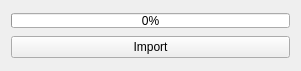
<?xml version="1.0" encoding="UTF-8"?>
<ui version="4.0">
 <class>QtDcmImportWidget</class>
 <widget class="QWidget" name="QtDcmImportWidget">
  <property name="geometry">
   <rect>
    <x>0</x>
    <y>0</y>
    <width>301</width>
    <height>71</height>
   </rect>
  </property>
  <property name="minimumSize">
   <size>
    <width>0</width>
    <height>71</height>
   </size>
  </property>
  <property name="maximumSize">
   <size>
    <width>16777215</width>
    <height>71</height>
   </size>
  </property>
  <property name="windowTitle">
   <string>Form</string>
  </property>
  <layout class="QGridLayout" name="gridLayout">
   <item row="0" column="0">
    <widget class="QProgressBar" name="importProgressBar">
     <property name="maximumSize">
      <size>
       <width>300</width>
       <height>15</height>
      </size>
     </property>
     <property name="value">
      <number>0</number>
     </property>
    </widget>
   </item>
   <item row="1" column="0">
    <widget class="QPushButton" name="importButton">
     <property name="maximumSize">
      <size>
       <width>300</width>
       <height>16777215</height>
      </size>
     </property>
     <property name="focusPolicy">
      <enum>Qt::NoFocus</enum>
     </property>
     <property name="text">
      <string>Import</string>
     </property>
     <property name="icon">
      <iconset resource="../Resources/qtdcm.qrc">
       <normaloff>:/Images/save.svg</normaloff>:/Images/save.svg</iconset>
     </property>
    </widget>
   </item>
  </layout>
 </widget>
 <resources>
  <include location="../Resources/qtdcm.qrc"/>
 </resources>
 <connections/>
</ui>
